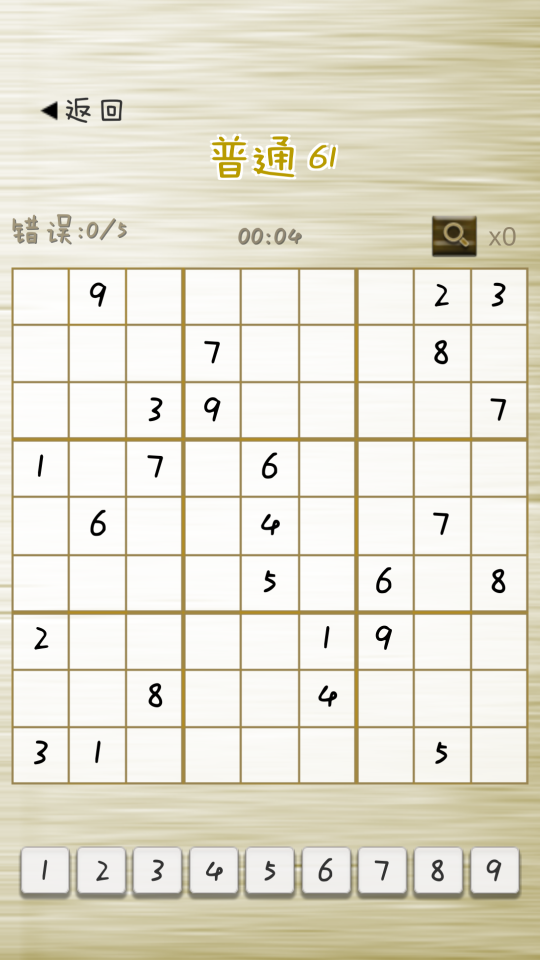
#> input picture Debug/image/nomarl_61.png, 1080 x 1920 px, given in place of nomarl_62.png, which was not available (shown at 1/2 size)
$ python ImageIdentification.py   (Python 2 division)   (older library calls are emulated)
#> lines starting #> are read from the running program, lines starting #| are printed output that depends on the picture; after the words box and inside, x2 and y2 are one past the last pixel; in counts of white or black regions, pixels touching at a corner belong together; pictures that were not available may be replaced by others from this repository, and a replacement may not be noted
import os
import sys
from PIL import Image
import cv2
import time

# [26 lines left out: function splitimage, not called in this run]


'''
src = input('请输入图片文件路径：')
if os.path.isfile(src):
    dstpath = input('请输入图片输出目录（不输入路径则表示使用源图片所在目录）：')
    if (dstpath == '') or os.path.exists(dstpath):
        row = int(input('请输入切割行数：'))
        col = int(input('请输入切割列数：'))
        if row > 0 and col > 0:
            splitimage(src, row, col, dstpath)
        else:
            print('无效的行列切割参数！')
    else:
        print('图片输出目录 %s 不存在！' % dstpath)
else:
    print('图片文件 %s 不存在！' % src)
'''

# [11 lines left out: function InverseWhite, not called in this run]

def Identification(imagePath):
    img = Image.open(imagePath)
    data=img.getdata()
    number = -1
    if IsZero(data):
        number = 0
    else:
        number = SimilarityRatio(data)
    return number

def IsZero(data):
    img = Image.open('F:/code/sudoku/Debug/image/mold/0/0_1.png')
    moldData=img.getdata()
    w,h=moldData.size
    indexEqui = 0
    indexTotal = 0
    for x in range(w):
        for y in range(h):
            if data[y*w+x] == moldData[y*w+x]:
                indexEqui = indexEqui + 1
            indexTotal = indexTotal + 1
    ratio = (indexEqui+0.0) / (indexTotal)
    if ratio > 0.99 :
        return True
    else:
        return False

# [26 lines left out: function SimilarityRatio, not called in this run]


if __name__ == '__main__':
    srcFile = 'F:/code/sudoku/Debug/image/nomarl_62.png'
    s = os.path.split(srcFile)
    dstpath = s[0]
    fn = s[1].split('.')
    basename = fn[0]
    ext = fn[-1]
    y=540
    width=105
    height=105
    img = Image.open(srcFile)
#> img is the input picture: PIL image 1080x1920 RGB; mean R, G, B 228.4, 224.8, 208.8

    numberThinList = [0,1,3,4,6,7]
    numberThickList = [2,5]
    countTick = 1
    for i in range(0,9):
        x=28
        for j in range(0,9):
            #print "x="+str(x)
            box = (x+2, y+2, x+width, y+height)
            img.crop(box).save(os.path.join(dstpath+'/splite', basename + '_'+str(countTick)+'.' + ext), ext)
            if j in numberThinList:
                x = x + 6 + width+2
            elif j in numberThickList:
                x = x + 12 + width+2
            countTick = countTick + 1
        if i in numberThinList:
            y = y + 6 + height+2
        elif i in numberThickList:
            y = y + 12 + height+2
#> this loop made 9 passes
#> pass 1, `img.crop(box).save(os.path.join(dstpath+'/splite', basename + '_'+str(..`:
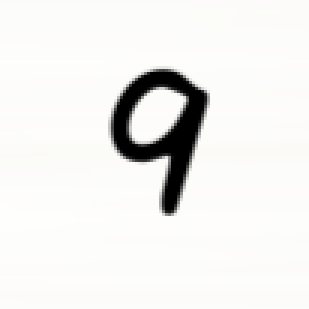
#> saved as nomarl_62_2.png: PIL image 103x103 RGB (shown 3 times larger); mean R, G, B 237.5, 237.2, 235.5
#> after the loop, countTick = 82; y = 1456

    rootdir = 'F:/code/sudoku/Debug/image/splite/'
    list = os.listdir(rootdir) #列出文件夹下所有的目录与文件
    for i in range(0,len(list)):
        imagePath = os.path.join(rootdir,list[i])
        img = cv2.imread(imagePath)
#> img: shape (1920, 1080, 3)
        GrayImage=cv2.cvtColor(img,cv2.COLOR_BGR2GRAY)
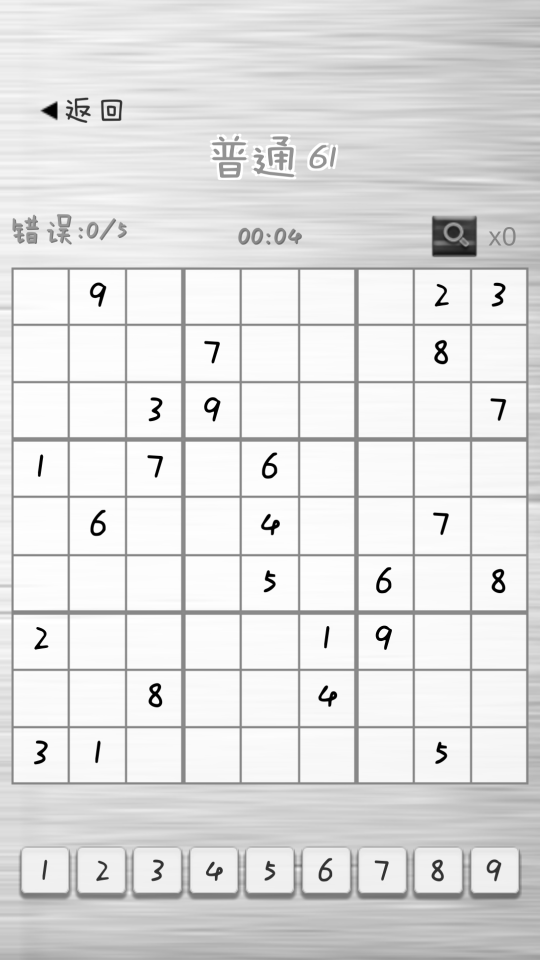
#> GrayImage: shape (1920, 1080) (shown at 1/2 size); min 0, max 255, mean 224.1
        ret, thresh = cv2.threshold(GrayImage, 12, 255,cv2.THRESH_BINARY)
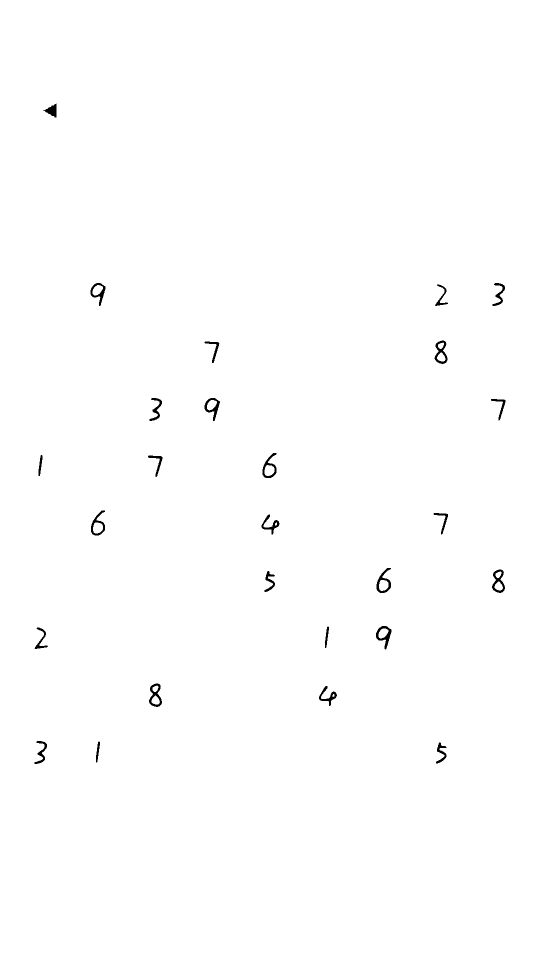
#> thresh: shape (1920, 1080) (shown at 1/2 size); 99.5% white; 26 black regions, largest, box (x1, y1, x2, y2) and area: (298, 1367, 324, 1414) 525, (752, 1252, 783, 1299) 523, (984, 1139, 1010, 1186) 521
        cv2.imwrite(imagePath, thresh)

    strNumberString = "{\n"
    for i in range(1,82):
        imagePath = rootdir + "nomarl_62_" + str(i) + ".png"
        #img = Image.open(imagePath)
        #img.resize((32,32),Image.ANTIALIAS)
        #img.save(imagePath, quality=100)
        number = Identification(imagePath)
#> (the run stopped early here; a loop or call above may not have finished)
